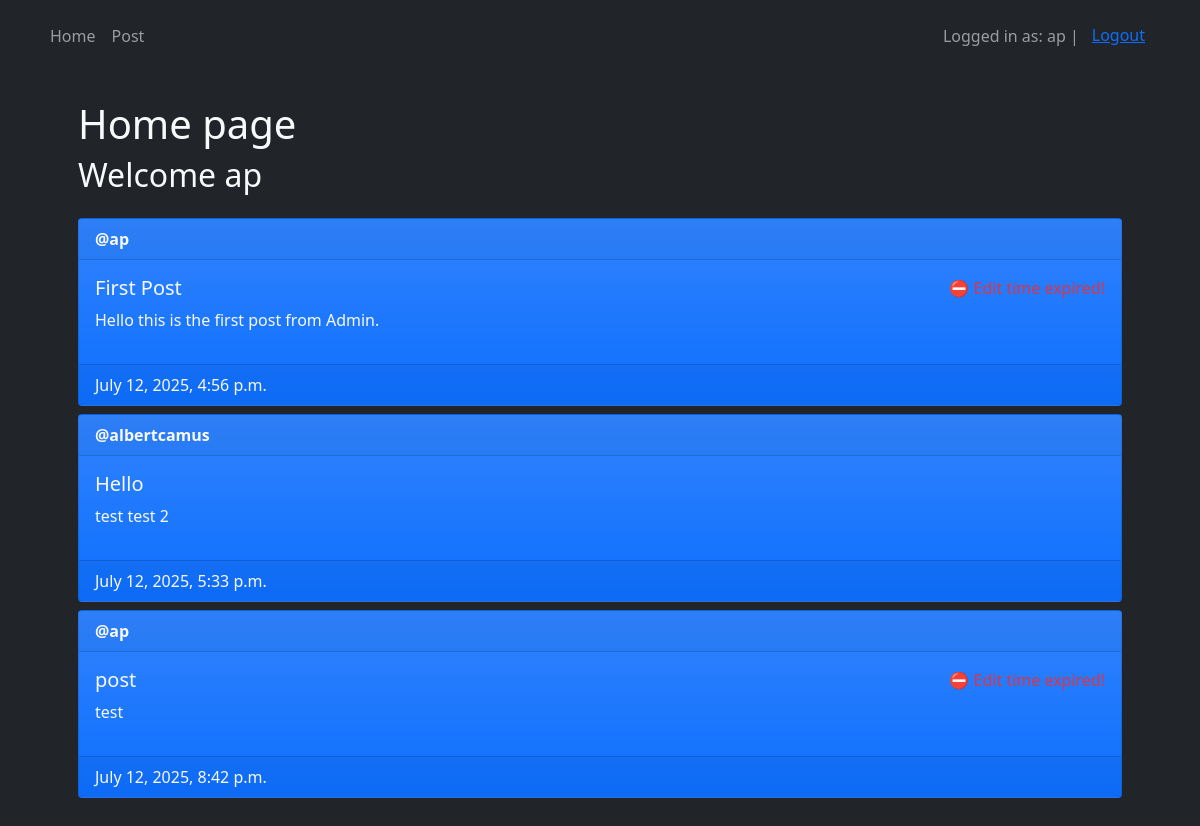
Before: / (signed in) with the older database file.
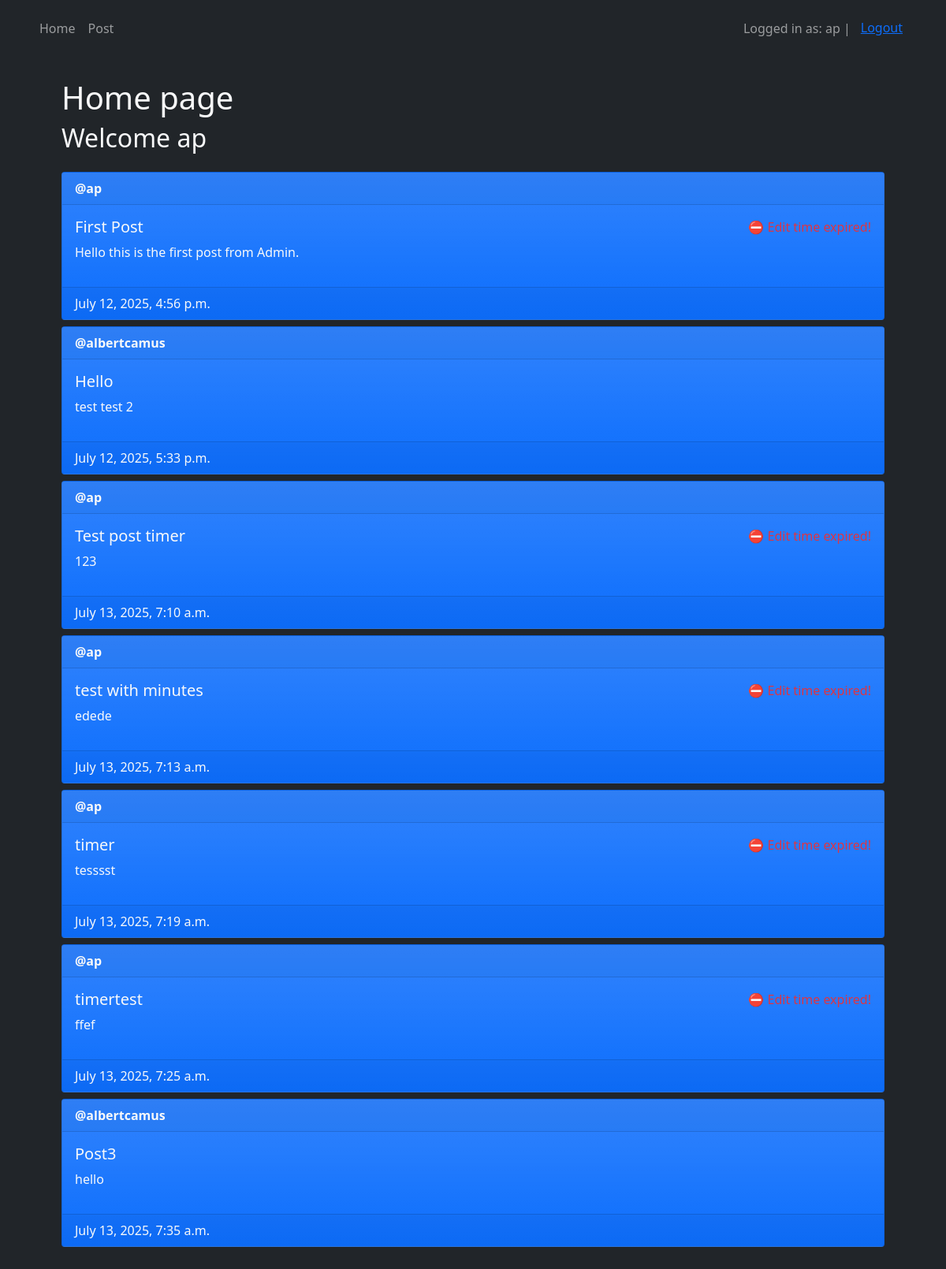
After: the same page with the newer database file.
### main/models.py (models this page shows, shortened)
class Post(models.Model):
    author = models.ForeignKey(User, on_delete=models.CASCADE)
    title = models.CharField(max_length=200)
    description = models.TextField()
    created_at = models.DateTimeField(auto_now_add=True)
    updated_at = models.DateTimeField(auto_now=True)

### main/views.py (the view)
# urls.py: path('', views.home, name='home'),
@login_required(login_url=reverse_lazy('login'))
def home (request):
    posts = Post.objects.all()
    now = timezone.now()
    for post in posts:
        post.is_editable = (now - post.created_at) < timedelta(minutes=15)
    if request.method == "POST":
        post_id = request.POST.get("post-id")
        print(post_id)
        post = Post.objects.filter(id=post_id).first()  # .get(id=id) returns Object or Exception  .filter(id=id) returns first object or None
        if post and post.author == request.user:
            post.delete()
    context = {
        "posts" : posts,
    }
    return render(request, 'main/home.html', context)

### main/templates/main/home.html (shortened to what this page needs)
{% extends 'main/base.html' %}
{% block content %}
    <h1>Home page</h1>
    <h2 class="mb-4">Welcome {{ user.username }}</h2>
    {% for post in posts %}
        <div class="card mt-2 bg-primary bg-gradient text-light">
            <div class="card-header"><strong>@{{ post.author.username }}</strong></div>
            <div class="card-body d-flex flex-row justify-content-between">
                <div>
                    <h5 class="card-title">{{ post.title }}</h5>
                    <p>{{ post.description }}</p>
                </div>
                <div>
                    {% if user == post.author %}
                        {% if post.is_editable %}
                            <form action="" method="post">
                                {% csrf_token %}
                                <button type="submit" class="btn btn-danger badge" name="post-id" value="{{ post.id }}">DELETE</button>
                            </form>
                            <p id="timer-{{ post.id }}" class="fs-6 text-warning"></p>
                            <a id="edit-btn-{{ post.id }}" href="{% url 'edit_post' post.id %}" class="btn btn-outline-warning badge">
                                Edit Post
                            </a>
                            <script>
                                window.addEventListener("DOMContentLoaded", function () {
                                    const timerElement = document.getElementById("timer-{{ post.id }}");
                                    const editButton = document.getElementById("edit-btn-{{ post.id }}");
                                    if (!timerElement || !editButton) return;
                                    const deadline = new Date("{{ post.created_at|date:'Y-m-d\\TH:i:s' }}Z");
                                    deadline.setMinutes(deadline.getMinutes() + 15);
                                    function updateTimer() {
                                        const now = new Date();
                                        const diff = deadline - now;
                                        if (diff <= 0) {
                                            timerElement.innerHTML = "⛔ Edit time expired!";
                                            editButton.classList.add("disabled");
                                            editButton.setAttribute("aria-disabled", "true");
                                            editButton.style.pointerEvents = "none";
                                            return;
                                        }
                                        const minutes = Math.floor((diff % (1000 * 60 * 60)) / (1000 * 60));
                                        const seconds = Math.floor((diff % (1000 * 60)) / 1000);
                                        timerElement.innerHTML = `🕒 Time left: ${minutes}m ${seconds}s`;
                                    }
                                    updateTimer();
                                    setInterval(updateTimer, 1000);
                                });
                            </script>
                        {% else %}
                            <p class="text-danger">⛔ Edit time expired!</p>
                        {% endif %}
                    {% endif %}
                </div>
            </div>
            <div class="card-footer lead fs-6">
                {{ post.created_at }}
            </div>
        </div>
    {% empty %}
        <p>No posts yet.</p>
    {% endfor %}
{% endblock %}

### main/templates/main/base.html (shortened to what this page needs)
<!DOCTYPE html>
<html lang="en">
<head>
<link href="https://cdn.jsdelivr.net/npm/bootstrap@5.0.2/dist/css/bootstrap.min.css" rel="stylesheet">
</head>
<body class="bg-dark text-light">
    <nav class="navbar navbar-expand-lg bg-dark navbar-dark py-3 fixed-top">
        <div class="container">
            <div class="collapse navbar-collapse" id="navmenu">
                <ul class="navbar-nav">
                  <li class="nav-item">
                    <a href="{% url 'home' %}" class="nav-link">Home</a>
                  </li>
                  <li class="nav-item">
                    <a href="{% url 'create_post' %}" class="nav-link">Post</a>
                  </li>
                </ul>
            </div>
            <div class="collapse navbar-collapse" id="navmenu">
                <ul class="navbar-nav ms-auto">
                  {% if user.is_authenticated %}
                      <span class="navbar-text">Logged in as: {{ user.username }} | </span>
                      <li class="nav-item">
                        <form method="post" action="{% url 'logout' %}">
                          <button type="submit" class="btn btn-link">Logout</button>
                        </form>
                      </li>
                  {% else %}
                      <li class="nav-item">
                        <a href="{% url 'login' %}" class="nav-link">Login</a>
                      </li>
                  {% endif %}
                </ul>
            </div>
        </div>
    </nav>
    <div class="container mb-5 px-md-5 ">
        {% block content %}
        {% endblock %}
    </div>
</body>
</html>

### main/templates/main/base.html (style rules this page uses)
body::before { display: block; content: ''; height: 100px; }

Changed rows visible on the page:
removed Post: author.username "ap", title "post", description "test", shows "⛔ Edit time expired!", created_at "July 12, 2025, 8:42 p.m."
added Post: author.username "ap", title "Test post timer", description "123", shows "⛔ Edit time expired!", created_at "July 13, 2025, 7:10 a.m."
added Post: author.username "ap", title "test with minutes", description "edede", shows "⛔ Edit time expired!", created_at "July 13, 2025, 7:13 a.m."
added Post: author.username "ap", title "timer", description "tesssst", shows "⛔ Edit time expired!", created_at "July 13, 2025, 7:19 a.m."
added Post: author.username "ap", title "timertest", description "ffef", shows "⛔ Edit time expired!", created_at "July 13, 2025, 7:25 a.m."
added Post: author.username "albertcamus", title "Post3", description "hello", created_at "July 13, 2025, 7:35 a.m."
